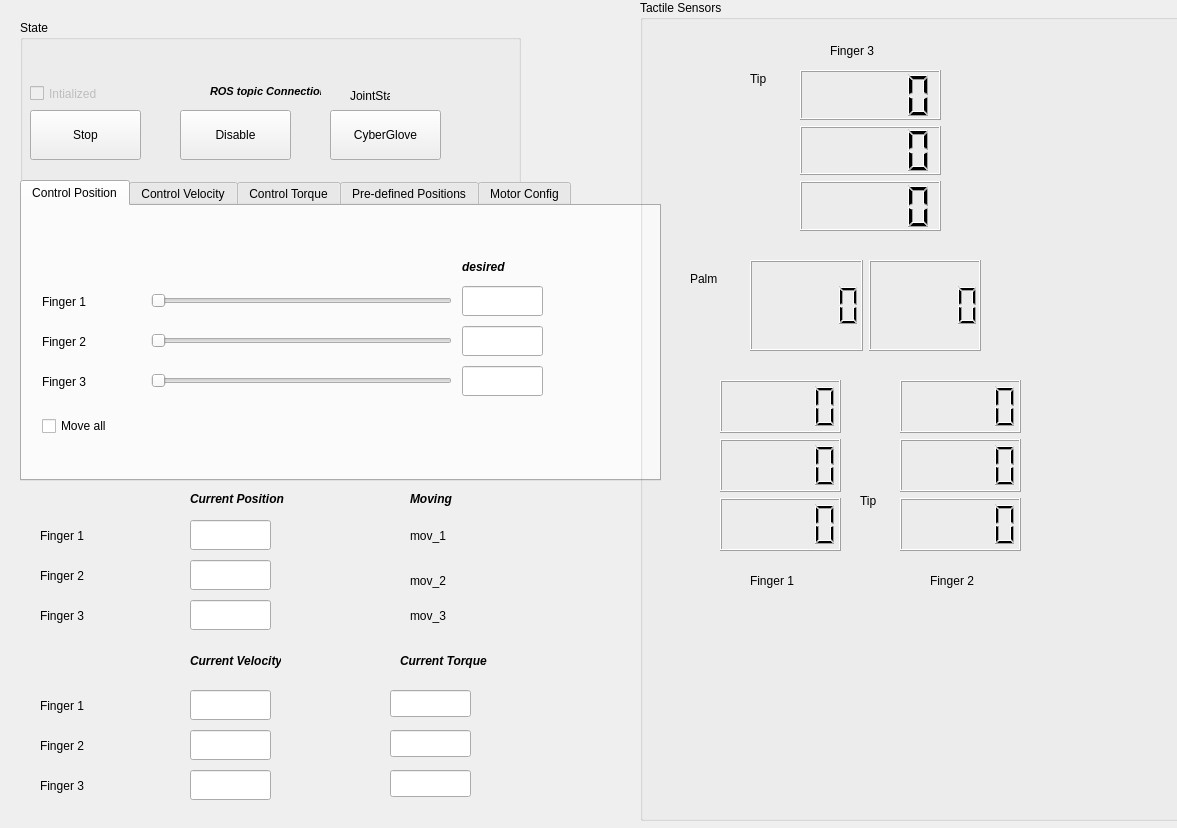
<?xml version="1.0" encoding="UTF-8"?>
<ui version="4.0">
 <class>BHandQWidget</class>
 <widget class="QWidget" name="BHandQWidget">
  <property name="geometry">
   <rect>
    <x>0</x>
    <y>0</y>
    <width>1177</width>
    <height>828</height>
   </rect>
  </property>
  <property name="windowTitle">
   <string/>
  </property>
  <widget class="QGroupBox" name="groupBox">
   <property name="geometry">
    <rect>
     <x>20</x>
     <y>20</y>
     <width>501</width>
     <height>201</height>
    </rect>
   </property>
   <property name="title">
    <string>State</string>
   </property>
   <property name="flat">
    <bool>false</bool>
   </property>
   <widget class="QCheckBox" name="checkBox_hand_initialized">
    <property name="enabled">
     <bool>false</bool>
    </property>
    <property name="geometry">
     <rect>
      <x>10</x>
      <y>60</y>
      <width>111</width>
      <height>27</height>
     </rect>
    </property>
    <property name="text">
     <string>Intialized</string>
    </property>
    <property name="checkable">
     <bool>true</bool>
    </property>
   </widget>
   <widget class="QLabel" name="label_16">
    <property name="geometry">
     <rect>
      <x>190</x>
      <y>60</y>
      <width>111</width>
      <height>22</height>
     </rect>
    </property>
    <property name="font">
     <font>
      <pointsize>8</pointsize>
      <weight>75</weight>
      <italic>true</italic>
      <bold>true</bold>
     </font>
    </property>
    <property name="text">
     <string>ROS topic Connection</string>
    </property>
   </widget>
   <widget class="QLabel" name="qlabel_jointstate_connection">
    <property name="geometry">
     <rect>
      <x>330</x>
      <y>60</y>
      <width>40</width>
      <height>31</height>
     </rect>
    </property>
    <property name="text">
     <string>JointStates</string>
    </property>
   </widget>
   <widget class="QPushButton" name="pushButton_stop">
    <property name="geometry">
     <rect>
      <x>10</x>
      <y>90</y>
      <width>111</width>
      <height>50</height>
     </rect>
    </property>
    <property name="text">
     <string>Stop</string>
    </property>
   </widget>
   <widget class="QPushButton" name="pushButton_glove">
    <property name="geometry">
     <rect>
      <x>310</x>
      <y>90</y>
      <width>111</width>
      <height>50</height>
     </rect>
    </property>
    <property name="text">
     <string>CyberGlove</string>
    </property>
   </widget>
   <widget class="QPushButton" name="pushButton_disable">
    <property name="geometry">
     <rect>
      <x>160</x>
      <y>90</y>
      <width>111</width>
      <height>50</height>
     </rect>
    </property>
    <property name="text">
     <string>Disable</string>
    </property>
   </widget>
  </widget>
  <widget class="QTabWidget" name="tabWidgetControlMode">
   <property name="geometry">
    <rect>
     <x>20</x>
     <y>180</y>
     <width>641</width>
     <height>301</height>
    </rect>
   </property>
   <property name="currentIndex">
    <number>0</number>
   </property>
   <widget class="QWidget" name="tab_2">
    <attribute name="title">
     <string>Control Position</string>
    </attribute>
    <widget class="QSlider" name="horizontalSlider_2">
     <property name="geometry">
      <rect>
       <x>129</x>
       <y>120</y>
       <width>301</width>
       <height>29</height>
      </rect>
     </property>
     <property name="minimum">
      <number>2500</number>
     </property>
     <property name="maximum">
      <number>4000</number>
     </property>
     <property name="sliderPosition">
      <number>2500</number>
     </property>
     <property name="orientation">
      <enum>Qt::Horizontal</enum>
     </property>
    </widget>
    <widget class="QLineEdit" name="lineEdit_f1_des_pos">
     <property name="geometry">
      <rect>
       <x>440</x>
       <y>80</y>
       <width>81</width>
       <height>30</height>
      </rect>
     </property>
     <property name="readOnly">
      <bool>true</bool>
     </property>
    </widget>
    <widget class="QSlider" name="horizontalSlider_3">
     <property name="geometry">
      <rect>
       <x>129</x>
       <y>160</y>
       <width>301</width>
       <height>29</height>
      </rect>
     </property>
     <property name="minimum">
      <number>1600</number>
     </property>
     <property name="maximum">
      <number>4400</number>
     </property>
     <property name="value">
      <number>1600</number>
     </property>
     <property name="sliderPosition">
      <number>1600</number>
     </property>
     <property name="orientation">
      <enum>Qt::Horizontal</enum>
     </property>
    </widget>
    <widget class="QLabel" name="qlabel_set_desired_speed_3">
     <property name="geometry">
      <rect>
       <x>20</x>
       <y>160</y>
       <width>81</width>
       <height>31</height>
      </rect>
     </property>
     <property name="text">
      <string>Finger 3</string>
     </property>
    </widget>
    <widget class="QCheckBox" name="checkBox_position">
     <property name="geometry">
      <rect>
       <x>20</x>
       <y>210</y>
       <width>121</width>
       <height>20</height>
      </rect>
     </property>
     <property name="text">
      <string>Move all</string>
     </property>
    </widget>
    <widget class="QLabel" name="qlabel_set_desired_speed">
     <property name="geometry">
      <rect>
       <x>20</x>
       <y>80</y>
       <width>71</width>
       <height>31</height>
      </rect>
     </property>
     <property name="text">
      <string>Finger 1</string>
     </property>
    </widget>
    <widget class="QSlider" name="horizontalSlider_1">
     <property name="geometry">
      <rect>
       <x>129</x>
       <y>80</y>
       <width>301</width>
       <height>30</height>
      </rect>
     </property>
     <property name="minimum">
      <number>2000</number>
     </property>
     <property name="maximum">
      <number>3400</number>
     </property>
     <property name="orientation">
      <enum>Qt::Horizontal</enum>
     </property>
     <property name="invertedControls">
      <bool>false</bool>
     </property>
    </widget>
    <widget class="QLineEdit" name="lineEdit_f2_des_pos">
     <property name="geometry">
      <rect>
       <x>440</x>
       <y>120</y>
       <width>81</width>
       <height>30</height>
      </rect>
     </property>
     <property name="readOnly">
      <bool>true</bool>
     </property>
    </widget>
    <widget class="QLabel" name="qlabel_set_desired_speed_2">
     <property name="geometry">
      <rect>
       <x>20</x>
       <y>120</y>
       <width>71</width>
       <height>31</height>
      </rect>
     </property>
     <property name="text">
      <string>Finger 2</string>
     </property>
    </widget>
    <widget class="QLineEdit" name="lineEdit_f3_des_pos">
     <property name="geometry">
      <rect>
       <x>440</x>
       <y>160</y>
       <width>81</width>
       <height>30</height>
      </rect>
     </property>
     <property name="readOnly">
      <bool>true</bool>
     </property>
    </widget>
    <widget class="QLabel" name="label_11">
     <property name="geometry">
      <rect>
       <x>440</x>
       <y>50</y>
       <width>61</width>
       <height>21</height>
      </rect>
     </property>
     <property name="font">
      <font>
       <pointsize>9</pointsize>
       <weight>75</weight>
       <italic>true</italic>
       <bold>true</bold>
      </font>
     </property>
     <property name="text">
      <string>desired</string>
     </property>
    </widget>
   </widget>
   <widget class="QWidget" name="tab">
    <attribute name="title">
     <string>Control Velocity</string>
    </attribute>
    <widget class="QLabel" name="qlabel_set_desired_speed_4">
     <property name="geometry">
      <rect>
       <x>20</x>
       <y>80</y>
       <width>71</width>
       <height>31</height>
      </rect>
     </property>
     <property name="text">
      <string>Finger 1</string>
     </property>
    </widget>
    <widget class="QLineEdit" name="lineEdit_f1_des_vel">
     <property name="geometry">
      <rect>
       <x>440</x>
       <y>80</y>
       <width>81</width>
       <height>30</height>
      </rect>
     </property>
     <property name="readOnly">
      <bool>true</bool>
     </property>
    </widget>
    <widget class="QLabel" name="qlabel_set_desired_speed_5">
     <property name="geometry">
      <rect>
       <x>20</x>
       <y>120</y>
       <width>71</width>
       <height>31</height>
      </rect>
     </property>
     <property name="text">
      <string>Finger 2</string>
     </property>
    </widget>
    <widget class="QLabel" name="qlabel_set_desired_speed_6">
     <property name="geometry">
      <rect>
       <x>20</x>
       <y>160</y>
       <width>81</width>
       <height>31</height>
      </rect>
     </property>
     <property name="text">
      <string>Finger 3</string>
     </property>
    </widget>
    <widget class="QSlider" name="horizontalSlider_v_f1">
     <property name="geometry">
      <rect>
       <x>129</x>
       <y>80</y>
       <width>301</width>
       <height>29</height>
      </rect>
     </property>
     <property name="minimum">
      <number>-100</number>
     </property>
     <property name="maximum">
      <number>100</number>
     </property>
     <property name="orientation">
      <enum>Qt::Horizontal</enum>
     </property>
    </widget>
    <widget class="QCheckBox" name="checkBox_moveall_velocity">
     <property name="geometry">
      <rect>
       <x>20</x>
       <y>210</y>
       <width>121</width>
       <height>20</height>
      </rect>
     </property>
     <property name="text">
      <string>Move all</string>
     </property>
    </widget>
    <widget class="QSlider" name="horizontalSlider_v_f3">
     <property name="geometry">
      <rect>
       <x>129</x>
       <y>160</y>
       <width>301</width>
       <height>29</height>
      </rect>
     </property>
     <property name="minimum">
      <number>-100</number>
     </property>
     <property name="maximum">
      <number>100</number>
     </property>
     <property name="orientation">
      <enum>Qt::Horizontal</enum>
     </property>
    </widget>
    <widget class="QLineEdit" name="lineEdit_f3_des_vel">
     <property name="geometry">
      <rect>
       <x>440</x>
       <y>160</y>
       <width>81</width>
       <height>30</height>
      </rect>
     </property>
     <property name="readOnly">
      <bool>true</bool>
     </property>
    </widget>
    <widget class="QSlider" name="horizontalSlider_v_f2">
     <property name="geometry">
      <rect>
       <x>129</x>
       <y>120</y>
       <width>301</width>
       <height>29</height>
      </rect>
     </property>
     <property name="minimum">
      <number>-100</number>
     </property>
     <property name="maximum">
      <number>100</number>
     </property>
     <property name="orientation">
      <enum>Qt::Horizontal</enum>
     </property>
    </widget>
    <widget class="QLineEdit" name="lineEdit_f2_des_vel">
     <property name="geometry">
      <rect>
       <x>440</x>
       <y>120</y>
       <width>81</width>
       <height>30</height>
      </rect>
     </property>
     <property name="readOnly">
      <bool>true</bool>
     </property>
    </widget>
    <widget class="QLabel" name="label_20">
     <property name="geometry">
      <rect>
       <x>440</x>
       <y>50</y>
       <width>81</width>
       <height>22</height>
      </rect>
     </property>
     <property name="font">
      <font>
       <pointsize>9</pointsize>
       <weight>75</weight>
       <italic>true</italic>
       <bold>true</bold>
      </font>
     </property>
     <property name="text">
      <string>desired rads/s</string>
     </property>
    </widget>
   </widget>
   <widget class="QWidget" name="tab_4">
    <attribute name="title">
     <string>Control Torque</string>
    </attribute>
    <widget class="QLabel" name="label_4">
     <property name="geometry">
      <rect>
       <x>20</x>
       <y>80</y>
       <width>90</width>
       <height>21</height>
      </rect>
     </property>
     <property name="text">
      <string>Finger 1</string>
     </property>
    </widget>
    <widget class="QLabel" name="label_5">
     <property name="geometry">
      <rect>
       <x>20</x>
       <y>120</y>
       <width>90</width>
       <height>21</height>
      </rect>
     </property>
     <property name="text">
      <string>Finger 2</string>
     </property>
    </widget>
    <widget class="QLabel" name="label_6">
     <property name="geometry">
      <rect>
       <x>20</x>
       <y>160</y>
       <width>90</width>
       <height>21</height>
      </rect>
     </property>
     <property name="text">
      <string>Finger 3</string>
     </property>
    </widget>
    <widget class="QSlider" name="horizontalSlider_4">
     <property name="geometry">
      <rect>
       <x>129</x>
       <y>80</y>
       <width>300</width>
       <height>30</height>
      </rect>
     </property>
     <property name="minimum">
      <number>-99</number>
     </property>
     <property name="orientation">
      <enum>Qt::Horizontal</enum>
     </property>
    </widget>
    <widget class="QSlider" name="horizontalSlider_5">
     <property name="geometry">
      <rect>
       <x>129</x>
       <y>120</y>
       <width>301</width>
       <height>30</height>
      </rect>
     </property>
     <property name="minimum">
      <number>-99</number>
     </property>
     <property name="orientation">
      <enum>Qt::Horizontal</enum>
     </property>
    </widget>
    <widget class="QSlider" name="horizontalSlider_6">
     <property name="geometry">
      <rect>
       <x>129</x>
       <y>160</y>
       <width>301</width>
       <height>30</height>
      </rect>
     </property>
     <property name="minimum">
      <number>-99</number>
     </property>
     <property name="orientation">
      <enum>Qt::Horizontal</enum>
     </property>
    </widget>
    <widget class="QLabel" name="label_35">
     <property name="geometry">
      <rect>
       <x>470</x>
       <y>50</y>
       <width>101</width>
       <height>22</height>
      </rect>
     </property>
     <property name="font">
      <font>
       <pointsize>9</pointsize>
       <weight>75</weight>
       <italic>true</italic>
       <bold>true</bold>
      </font>
     </property>
     <property name="text">
      <string>desired</string>
     </property>
    </widget>
    <widget class="QLineEdit" name="lineEdit_f1_des_eff">
     <property name="geometry">
      <rect>
       <x>470</x>
       <y>80</y>
       <width>81</width>
       <height>30</height>
      </rect>
     </property>
     <property name="readOnly">
      <bool>true</bool>
     </property>
    </widget>
    <widget class="QLineEdit" name="lineEdit_f2_des_eff">
     <property name="geometry">
      <rect>
       <x>470</x>
       <y>120</y>
       <width>81</width>
       <height>30</height>
      </rect>
     </property>
     <property name="readOnly">
      <bool>true</bool>
     </property>
    </widget>
    <widget class="QLineEdit" name="lineEdit_f3_des_eff">
     <property name="geometry">
      <rect>
       <x>470</x>
       <y>160</y>
       <width>81</width>
       <height>30</height>
      </rect>
     </property>
     <property name="readOnly">
      <bool>true</bool>
     </property>
    </widget>
   </widget>
   <widget class="QWidget" name="tab_3">
    <attribute name="title">
     <string>Pre-defined Positions</string>
    </attribute>
    <widget class="QPushButton" name="pushButton_open">
     <property name="geometry">
      <rect>
       <x>20</x>
       <y>170</y>
       <width>131</width>
       <height>50</height>
      </rect>
     </property>
     <property name="text">
      <string>Open</string>
     </property>
    </widget>
    <widget class="QPushButton" name="pushButton_grab">
     <property name="geometry">
      <rect>
       <x>20</x>
       <y>50</y>
       <width>131</width>
       <height>50</height>
      </rect>
     </property>
     <property name="text">
      <string>Grab</string>
     </property>
    </widget>
    <widget class="QPushButton" name="pushButton_squeeze">
     <property name="geometry">
      <rect>
       <x>190</x>
       <y>170</y>
       <width>131</width>
       <height>50</height>
      </rect>
     </property>
     <property name="text">
      <string>Squeeze</string>
     </property>
    </widget>
    <widget class="QPushButton" name="pushButton_point">
     <property name="geometry">
      <rect>
       <x>190</x>
       <y>50</y>
       <width>131</width>
       <height>50</height>
      </rect>
     </property>
     <property name="text">
      <string>Point</string>
     </property>
    </widget>
   </widget>
   <widget class="QWidget" name="tab_5">
    <attribute name="title">
     <string>Motor Config</string>
    </attribute>
    <widget class="QLineEdit" name="lineEdit_5">
     <property name="geometry">
      <rect>
       <x>340</x>
       <y>60</y>
       <width>101</width>
       <height>27</height>
      </rect>
     </property>
     <property name="readOnly">
      <bool>true</bool>
     </property>
    </widget>
    <widget class="QLineEdit" name="lineEdit_6">
     <property name="geometry">
      <rect>
       <x>340</x>
       <y>120</y>
       <width>101</width>
       <height>27</height>
      </rect>
     </property>
     <property name="readOnly">
      <bool>true</bool>
     </property>
    </widget>
    <widget class="QLineEdit" name="lineEdit_7">
     <property name="geometry">
      <rect>
       <x>340</x>
       <y>180</y>
       <width>101</width>
       <height>27</height>
      </rect>
     </property>
     <property name="readOnly">
      <bool>true</bool>
     </property>
    </widget>
    <widget class="QLabel" name="label_23">
     <property name="geometry">
      <rect>
       <x>340</x>
       <y>20</y>
       <width>101</width>
       <height>18</height>
      </rect>
     </property>
     <property name="font">
      <font>
       <pointsize>9</pointsize>
       <weight>75</weight>
       <italic>true</italic>
       <bold>true</bold>
      </font>
     </property>
     <property name="text">
      <string>Temperature</string>
     </property>
    </widget>
    <widget class="QLabel" name="label_32">
     <property name="geometry">
      <rect>
       <x>30</x>
       <y>60</y>
       <width>90</width>
       <height>21</height>
      </rect>
     </property>
     <property name="text">
      <string>Motor 1</string>
     </property>
    </widget>
    <widget class="QLabel" name="label_33">
     <property name="geometry">
      <rect>
       <x>30</x>
       <y>120</y>
       <width>90</width>
       <height>21</height>
      </rect>
     </property>
     <property name="text">
      <string>Motor 2</string>
     </property>
    </widget>
    <widget class="QLabel" name="label_34">
     <property name="geometry">
      <rect>
       <x>30</x>
       <y>180</y>
       <width>90</width>
       <height>21</height>
      </rect>
     </property>
     <property name="text">
      <string>Motor 3</string>
     </property>
    </widget>
    <widget class="QLineEdit" name="lineEdit_11">
     <property name="geometry">
      <rect>
       <x>180</x>
       <y>60</y>
       <width>101</width>
       <height>27</height>
      </rect>
     </property>
     <property name="readOnly">
      <bool>true</bool>
     </property>
    </widget>
    <widget class="QLineEdit" name="lineEdit_10">
     <property name="geometry">
      <rect>
       <x>180</x>
       <y>120</y>
       <width>101</width>
       <height>27</height>
      </rect>
     </property>
     <property name="readOnly">
      <bool>true</bool>
     </property>
    </widget>
    <widget class="QLineEdit" name="lineEdit_3">
     <property name="enabled">
      <bool>true</bool>
     </property>
     <property name="geometry">
      <rect>
       <x>180</x>
       <y>180</y>
       <width>101</width>
       <height>27</height>
      </rect>
     </property>
     <property name="readOnly">
      <bool>true</bool>
     </property>
    </widget>
    <widget class="QLabel" name="label_36">
     <property name="geometry">
      <rect>
       <x>180</x>
       <y>20</y>
       <width>101</width>
       <height>18</height>
      </rect>
     </property>
     <property name="font">
      <font>
       <pointsize>9</pointsize>
       <weight>75</weight>
       <italic>true</italic>
       <bold>true</bold>
      </font>
     </property>
     <property name="text">
      <string>Voltage</string>
     </property>
    </widget>
   </widget>
  </widget>
  <widget class="QGroupBox" name="groupBox_3">
   <property name="geometry">
    <rect>
     <x>640</x>
     <y>0</y>
     <width>651</width>
     <height>821</height>
    </rect>
   </property>
   <property name="title">
    <string>Tactile Sensors</string>
   </property>
   <widget class="QWidget" name="gridLayoutWidget">
    <property name="geometry">
     <rect>
      <x>80</x>
      <y>380</y>
      <width>121</width>
      <height>171</height>
     </rect>
    </property>
    <layout class="QGridLayout" name="gridLayout">
     <item row="4" column="1">
      <widget class="QLCDNumber" name="lcdNumber13"/>
     </item>
     <item row="3" column="1">
      <widget class="QLCDNumber" name="lcdNumber14"/>
     </item>
     <item row="2" column="1">
      <widget class="QLCDNumber" name="lcdNumber15">
       <property name="mouseTracking">
        <bool>false</bool>
       </property>
       <property name="focusPolicy">
        <enum>Qt::NoFocus</enum>
       </property>
       <property name="contextMenuPolicy">
        <enum>Qt::DefaultContextMenu</enum>
       </property>
      </widget>
     </item>
    </layout>
   </widget>
   <widget class="QLabel" name="label_7">
    <property name="geometry">
     <rect>
      <x>110</x>
      <y>570</y>
      <width>61</width>
      <height>21</height>
     </rect>
    </property>
    <property name="text">
     <string>Finger 1</string>
    </property>
   </widget>
   <widget class="QLabel" name="label_8">
    <property name="geometry">
     <rect>
      <x>290</x>
      <y>570</y>
      <width>66</width>
      <height>21</height>
     </rect>
    </property>
    <property name="text">
     <string>Finger 2</string>
    </property>
   </widget>
   <widget class="QLabel" name="label_9">
    <property name="geometry">
     <rect>
      <x>190</x>
      <y>40</y>
      <width>66</width>
      <height>21</height>
     </rect>
    </property>
    <property name="text">
     <string>Finger 3</string>
    </property>
   </widget>
   <widget class="QWidget" name="gridLayoutWidget_2">
    <property name="geometry">
     <rect>
      <x>260</x>
      <y>380</y>
      <width>121</width>
      <height>171</height>
     </rect>
    </property>
    <layout class="QGridLayout" name="gridLayout_2">
     <item row="4" column="1">
      <widget class="QLCDNumber" name="lcdNumber8"/>
     </item>
     <item row="3" column="1">
      <widget class="QLCDNumber" name="lcdNumber9"/>
     </item>
     <item row="2" column="1">
      <widget class="QLCDNumber" name="lcdNumber10"/>
     </item>
    </layout>
   </widget>
   <widget class="QWidget" name="gridLayoutWidget_3">
    <property name="geometry">
     <rect>
      <x>160</x>
      <y>70</y>
      <width>141</width>
      <height>161</height>
     </rect>
    </property>
    <layout class="QGridLayout" name="gridLayout_3">
     <item row="4" column="1">
      <widget class="QLCDNumber" name="lcdNumber16"/>
     </item>
     <item row="3" column="1">
      <widget class="QLCDNumber" name="lcdNumber17"/>
     </item>
     <item row="2" column="1">
      <widget class="QLCDNumber" name="lcdNumber18"/>
     </item>
    </layout>
   </widget>
   <widget class="QWidget" name="gridLayoutWidget_4">
    <property name="geometry">
     <rect>
      <x>110</x>
      <y>260</y>
      <width>231</width>
      <height>91</height>
     </rect>
    </property>
    <layout class="QGridLayout" name="gridLayout_4">
     <item row="2" column="2">
      <widget class="QLCDNumber" name="lcdNumber1_6">
       <property name="minimumSize">
        <size>
         <width>0</width>
         <height>0</height>
        </size>
       </property>
      </widget>
     </item>
     <item row="2" column="1">
      <widget class="QLCDNumber" name="lcdNumber2_6"/>
     </item>
    </layout>
   </widget>
   <widget class="QLabel" name="label_10">
    <property name="geometry">
     <rect>
      <x>50</x>
      <y>270</y>
      <width>40</width>
      <height>17</height>
     </rect>
    </property>
    <property name="text">
     <string>Palm</string>
    </property>
   </widget>
   <widget class="QLabel" name="label_4">
    <property name="geometry">
     <rect>
      <x>220</x>
      <y>490</y>
      <width>31</width>
      <height>21</height>
     </rect>
    </property>
    <property name="text">
     <string>Tip</string>
    </property>
   </widget>
   <widget class="QLabel" name="label_5">
    <property name="geometry">
     <rect>
      <x>110</x>
      <y>70</y>
      <width>31</width>
      <height>17</height>
     </rect>
    </property>
    <property name="text">
     <string>Tip</string>
    </property>
   </widget>
  </widget>
  <widget class="QLineEdit" name="lineEdit_f1_read_pos">
   <property name="geometry">
    <rect>
     <x>190</x>
     <y>520</y>
     <width>81</width>
     <height>30</height>
    </rect>
   </property>
   <property name="readOnly">
    <bool>true</bool>
   </property>
  </widget>
  <widget class="QLineEdit" name="lineEdit_f2_read_pos">
   <property name="geometry">
    <rect>
     <x>190</x>
     <y>560</y>
     <width>81</width>
     <height>30</height>
    </rect>
   </property>
   <property name="readOnly">
    <bool>true</bool>
   </property>
  </widget>
  <widget class="QLineEdit" name="lineEdit_f3_read_pos">
   <property name="geometry">
    <rect>
     <x>190</x>
     <y>600</y>
     <width>81</width>
     <height>30</height>
    </rect>
   </property>
   <property name="readOnly">
    <bool>true</bool>
   </property>
  </widget>
  <widget class="QLabel" name="label_22">
   <property name="geometry">
    <rect>
     <x>190</x>
     <y>490</y>
     <width>101</width>
     <height>18</height>
    </rect>
   </property>
   <property name="font">
    <font>
     <pointsize>9</pointsize>
     <weight>75</weight>
     <italic>true</italic>
     <bold>true</bold>
    </font>
   </property>
   <property name="text">
    <string>Current Position</string>
   </property>
  </widget>
  <widget class="QLabel" name="qlabel_set_desired_speed_7">
   <property name="geometry">
    <rect>
     <x>40</x>
     <y>520</y>
     <width>71</width>
     <height>31</height>
    </rect>
   </property>
   <property name="text">
    <string>Finger 1</string>
   </property>
  </widget>
  <widget class="QLabel" name="qlabel_set_desired_speed_8">
   <property name="geometry">
    <rect>
     <x>40</x>
     <y>560</y>
     <width>71</width>
     <height>31</height>
    </rect>
   </property>
   <property name="text">
    <string>Finger 2</string>
   </property>
  </widget>
  <widget class="QLabel" name="qlabel_set_desired_speed_9">
   <property name="geometry">
    <rect>
     <x>40</x>
     <y>600</y>
     <width>81</width>
     <height>31</height>
    </rect>
   </property>
   <property name="text">
    <string>Finger 3</string>
   </property>
  </widget>
  <widget class="QLabel" name="label_31">
   <property name="geometry">
    <rect>
     <x>410</x>
     <y>490</y>
     <width>101</width>
     <height>18</height>
    </rect>
   </property>
   <property name="font">
    <font>
     <pointsize>9</pointsize>
     <weight>75</weight>
     <italic>true</italic>
     <bold>true</bold>
    </font>
   </property>
   <property name="text">
    <string>Moving</string>
   </property>
  </widget>
  <widget class="QLabel" name="qlabel_moving_connection_2">
   <property name="geometry">
    <rect>
     <x>410</x>
     <y>520</y>
     <width>40</width>
     <height>31</height>
    </rect>
   </property>
   <property name="text">
    <string>mov_1</string>
   </property>
  </widget>
  <widget class="QLabel" name="qlabel_moving_connection_3">
   <property name="geometry">
    <rect>
     <x>410</x>
     <y>560</y>
     <width>40</width>
     <height>41</height>
    </rect>
   </property>
   <property name="text">
    <string>mov_2</string>
   </property>
  </widget>
  <widget class="QLabel" name="qlabel_moving_connection_4">
   <property name="geometry">
    <rect>
     <x>410</x>
     <y>600</y>
     <width>40</width>
     <height>31</height>
    </rect>
   </property>
   <property name="text">
    <string>mov_3</string>
   </property>
  </widget>
  <widget class="QLabel" name="label_14">
   <property name="geometry">
    <rect>
     <x>190</x>
     <y>650</y>
     <width>91</width>
     <height>22</height>
    </rect>
   </property>
   <property name="font">
    <font>
     <pointsize>9</pointsize>
     <weight>75</weight>
     <italic>true</italic>
     <bold>true</bold>
    </font>
   </property>
   <property name="text">
    <string>Current Velocity</string>
   </property>
  </widget>
  <widget class="QLineEdit" name="lineEdit_f1_read_v_2">
   <property name="geometry">
    <rect>
     <x>190</x>
     <y>690</y>
     <width>81</width>
     <height>30</height>
    </rect>
   </property>
   <property name="readOnly">
    <bool>true</bool>
   </property>
  </widget>
  <widget class="QLineEdit" name="lineEdit_f2_read_v_2">
   <property name="geometry">
    <rect>
     <x>190</x>
     <y>730</y>
     <width>81</width>
     <height>30</height>
    </rect>
   </property>
   <property name="readOnly">
    <bool>true</bool>
   </property>
  </widget>
  <widget class="QLineEdit" name="lineEdit_f3_read_v_2">
   <property name="geometry">
    <rect>
     <x>190</x>
     <y>770</y>
     <width>81</width>
     <height>30</height>
    </rect>
   </property>
   <property name="readOnly">
    <bool>true</bool>
   </property>
  </widget>
  <widget class="QLabel" name="qlabel_set_desired_speed_16">
   <property name="geometry">
    <rect>
     <x>40</x>
     <y>690</y>
     <width>71</width>
     <height>31</height>
    </rect>
   </property>
   <property name="text">
    <string>Finger 1</string>
   </property>
  </widget>
  <widget class="QLabel" name="qlabel_set_desired_speed_17">
   <property name="geometry">
    <rect>
     <x>40</x>
     <y>730</y>
     <width>71</width>
     <height>31</height>
    </rect>
   </property>
   <property name="text">
    <string>Finger 2</string>
   </property>
  </widget>
  <widget class="QLabel" name="qlabel_set_desired_speed_18">
   <property name="geometry">
    <rect>
     <x>40</x>
     <y>770</y>
     <width>81</width>
     <height>31</height>
    </rect>
   </property>
   <property name="text">
    <string>Finger 3</string>
   </property>
  </widget>
  <widget class="QLabel" name="label_21">
   <property name="geometry">
    <rect>
     <x>400</x>
     <y>650</y>
     <width>101</width>
     <height>22</height>
    </rect>
   </property>
   <property name="font">
    <font>
     <pointsize>9</pointsize>
     <weight>75</weight>
     <italic>true</italic>
     <bold>true</bold>
    </font>
   </property>
   <property name="text">
    <string>Current Torque</string>
   </property>
  </widget>
  <widget class="QLineEdit" name="lineEdit_9">
   <property name="geometry">
    <rect>
     <x>390</x>
     <y>690</y>
     <width>81</width>
     <height>27</height>
    </rect>
   </property>
   <property name="readOnly">
    <bool>true</bool>
   </property>
  </widget>
  <widget class="QLineEdit" name="lineEdit_8">
   <property name="geometry">
    <rect>
     <x>390</x>
     <y>730</y>
     <width>81</width>
     <height>27</height>
    </rect>
   </property>
   <property name="readOnly">
    <bool>true</bool>
   </property>
  </widget>
  <widget class="QLineEdit" name="lineEdit_2">
   <property name="enabled">
    <bool>true</bool>
   </property>
   <property name="geometry">
    <rect>
     <x>390</x>
     <y>770</y>
     <width>81</width>
     <height>27</height>
    </rect>
   </property>
   <property name="readOnly">
    <bool>true</bool>
   </property>
  </widget>
 </widget>
 <resources/>
 <connections/>
</ui>
